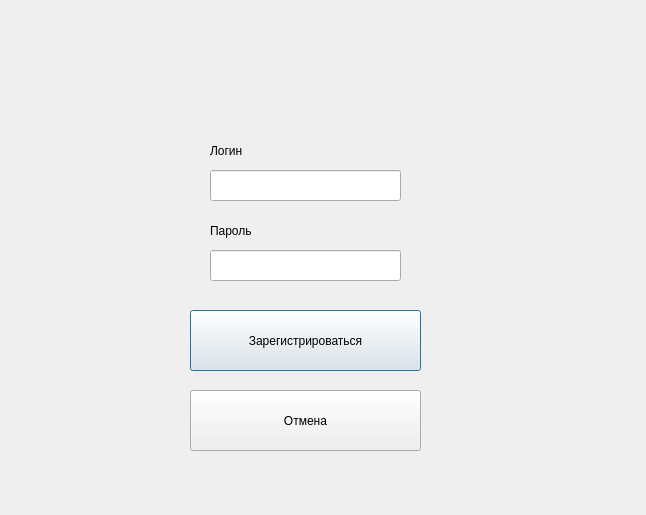
<?xml version="1.0" encoding="UTF-8"?>
<ui version="4.0">
 <class>registerwindow</class>
 <widget class="QDialog" name="registerwindow">
  <property name="geometry">
   <rect>
    <x>0</x>
    <y>0</y>
    <width>646</width>
    <height>515</height>
   </rect>
  </property>
  <property name="windowTitle">
   <string>Dialog</string>
  </property>
  <widget class="QLineEdit" name="lineEdit">
   <property name="geometry">
    <rect>
     <x>210</x>
     <y>170</y>
     <width>191</width>
     <height>31</height>
    </rect>
   </property>
  </widget>
  <widget class="QLineEdit" name="lineEdit_2">
   <property name="geometry">
    <rect>
     <x>210</x>
     <y>250</y>
     <width>191</width>
     <height>31</height>
    </rect>
   </property>
   <property name="echoMode">
    <enum>QLineEdit::Password</enum>
   </property>
  </widget>
  <widget class="QLabel" name="label">
   <property name="geometry">
    <rect>
     <x>210</x>
     <y>140</y>
     <width>91</width>
     <height>21</height>
    </rect>
   </property>
   <property name="text">
    <string>Логин</string>
   </property>
  </widget>
  <widget class="QLabel" name="label_2">
   <property name="geometry">
    <rect>
     <x>210</x>
     <y>220</y>
     <width>91</width>
     <height>21</height>
    </rect>
   </property>
   <property name="text">
    <string>Пароль</string>
   </property>
  </widget>
  <widget class="QPushButton" name="pushButton">
   <property name="geometry">
    <rect>
     <x>190</x>
     <y>310</y>
     <width>231</width>
     <height>61</height>
    </rect>
   </property>
   <property name="text">
    <string>Зарегистрироваться</string>
   </property>
  </widget>
  <widget class="QPushButton" name="pushButton_2">
   <property name="geometry">
    <rect>
     <x>190</x>
     <y>390</y>
     <width>231</width>
     <height>61</height>
    </rect>
   </property>
   <property name="text">
    <string>Отмена</string>
   </property>
  </widget>
 </widget>
 <resources/>
 <connections/>
</ui>
